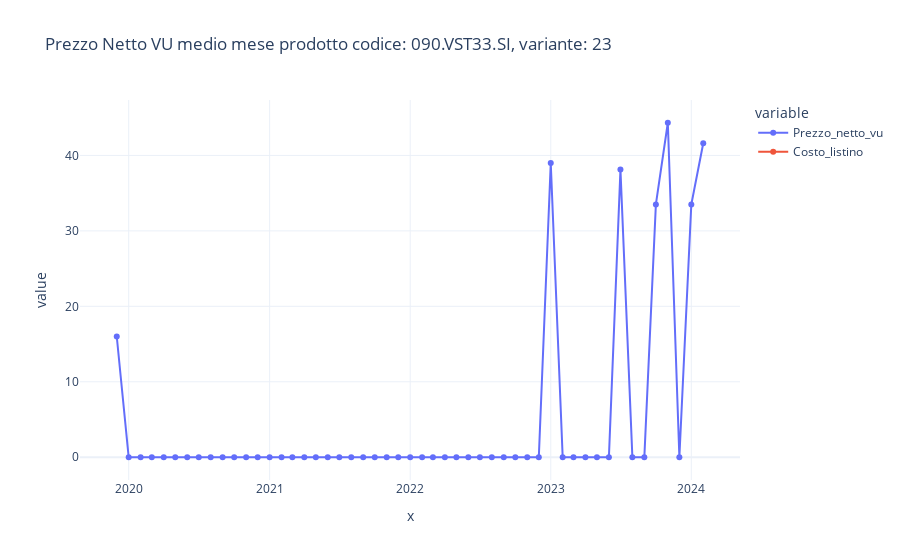

Notebook code for this chart:
### Code cell
fig = px.line(df_codice, x=df_codice.index.to_timestamp() ,
               y=['Prezzo_netto_vu', "Costo_listino"], template='plotly_white', title=f'Prezzo Netto VU medio mese prodotto codice: {codice}, variante: {variante}', markers=True)
fig.update_traces(textposition='top center')
fig.show()

### Figure 1 — Plotly figure (JSON) as saved in the notebook; plotly's stock layout.template omitted (floating-point values rounded to 4 significant figures)
{"data": [{"hovertemplate": "variable=Prezzo_netto_vu<br>x=%{x}<br>value=%{y}<extra></extra>", "legendgroup": "Prezzo_netto_vu", "line": {"color": "#636efa", "dash": "solid"}, "marker": {"symbol": "circle"}, "mode": "lines+markers", "name": "Prezzo_netto_vu", "orientation": "v", "showlegend": true, "textposition": "top center", "type": "scatter", "x": ["2019-12-01T00:00:00", "2020-01-01T00:00:00", "2020-02-01T00:00:00", "2020-03-01T00:00:00", "2020-04-01T00:00:00", "2020-05-01T00:00:00", "2020-06-01T00:00:00", "2020-07-01T00:00:00", "2020-08-01T00:00:00", "2020-09-01T00:00:00", "2020-10-01T00:00:00", "2020-11-01T00:00:00", "2020-12-01T00:00:00", "2021-01-01T00:00:00", "2021-02-01T00:00:00", "2021-03-01T00:00:00", "2021-04-01T00:00:00", "2021-05-01T00:00:00", "2021-06-01T00:00:00", "2021-07-01T00:00:00", "2021-08-01T00:00:00", "2021-09-01T00:00:00", "2021-10-01T00:00:00", "2021-11-01T00:00:00", "2021-12-01T00:00:00", "2022-01-01T00:00:00", "2022-02-01T00:00:00", "2022-03-01T00:00:00", "2022-04-01T00:00:00", "2022-05-01T00:00:00", "2022-06-01T00:00:00", "2022-07-01T00:00:00", "2022-08-01T00:00:00", "2022-09-01T00:00:00", "2022-10-01T00:00:00", "2022-11-01T00:00:00", "2022-12-01T00:00:00", "2023-01-01T00:00:00", "2023-02-01T00:00:00", "2023-03-01T00:00:00", "2023-04-01T00:00:00", "2023-05-01T00:00:00", "2023-06-01T00:00:00", "2023-07-01T00:00:00", "2023-08-01T00:00:00", "2023-09-01T00:00:00", "2023-10-01T00:00:00", "2023-11-01T00:00:00", "2023-12-01T00:00:00", "2024-01-01T00:00:00", "2024-02-01T00:00:00"], "xaxis": "x", "y": [16, 0, 0, 0, 0, 0, 0, 0, 0, 0, 0, 0, 0, 0, 0, 0, 0, 0, 0, 0, 0, 0, 0, 0, 0, 0, 0, 0, 0, 0, 0, 0, 0, 0, 0, 0, 0, 39, 0, 0, 0, 0, 0, 38.12, 0, 0, 33.5, 44.33, 0, 33.5, 41.62], "yaxis": "y"}, {"hovertemplate": "variable=Costo_listino<br>x=%{x}<br>value=%{y}<extra></extra>", "legendgroup": "Costo_listino", "line": {"color": "#EF553B", "dash": "solid"}, "marker": {"symbol": "circle"}, "mode": "lines+markers", "name": "Costo_listino", "orientation": "v", "showlegend": true, "textposition": "top center", "type": "scatter", "x": ["2019-12-01T00:00:00", "2020-01-01T00:00:00", "2020-02-01T00:00:00", "2020-03-01T00:00:00", "2020-04-01T00:00:00", "2020-05-01T00:00:00", "2020-06-01T00:00:00", "2020-07-01T00:00:00", "2020-08-01T00:00:00", "2020-09-01T00:00:00", "2020-10-01T00:00:00", "2020-11-01T00:00:00", "2020-12-01T00:00:00", "2021-01-01T00:00:00", "2021-02-01T00:00:00", "2021-03-01T00:00:00", "2021-04-01T00:00:00", "2021-05-01T00:00:00", "2021-06-01T00:00:00", "2021-07-01T00:00:00", "2021-08-01T00:00:00", "2021-09-01T00:00:00", "2021-10-01T00:00:00", "2021-11-01T00:00:00", "2021-12-01T00:00:00", "2022-01-01T00:00:00", "2022-02-01T00:00:00", "2022-03-01T00:00:00", "2022-04-01T00:00:00", "2022-05-01T00:00:00", "2022-06-01T00:00:00", "2022-07-01T00:00:00", "2022-08-01T00:00:00", "2022-09-01T00:00:00", "2022-10-01T00:00:00", "2022-11-01T00:00:00", "2022-12-01T00:00:00", "2023-01-01T00:00:00", "2023-02-01T00:00:00", "2023-03-01T00:00:00", "2023-04-01T00:00:00", "2023-05-01T00:00:00", "2023-06-01T00:00:00", "2023-07-01T00:00:00", "2023-08-01T00:00:00", "2023-09-01T00:00:00", "2023-10-01T00:00:00", "2023-11-01T00:00:00", "2023-12-01T00:00:00", "2024-01-01T00:00:00", "2024-02-01T00:00:00"], "xaxis": "x", "y": [null, null, null, null, null, null, null, null, null, null, null, null, null, null, null, null, null, null, null, null, null, null, null, null, null, null, null, null, null, null, null, null, null, null, null, null, null, null, null, null, null, null, null, null, null, null, null, null, null, null, null], "yaxis": "y"}], "layout": {"legend": {"title": {"text": "variable"}, "tracegroupgap": 0}, "title": {"text": "Prezzo Netto VU medio mese prodotto codice: 090.VST33.SI, variante: 23"}, "xaxis": {"anchor": "y", "domain": [0, 1], "title": {"text": "x"}}, "yaxis": {"anchor": "x", "domain": [0, 1], "title": {"text": "value"}}}}
